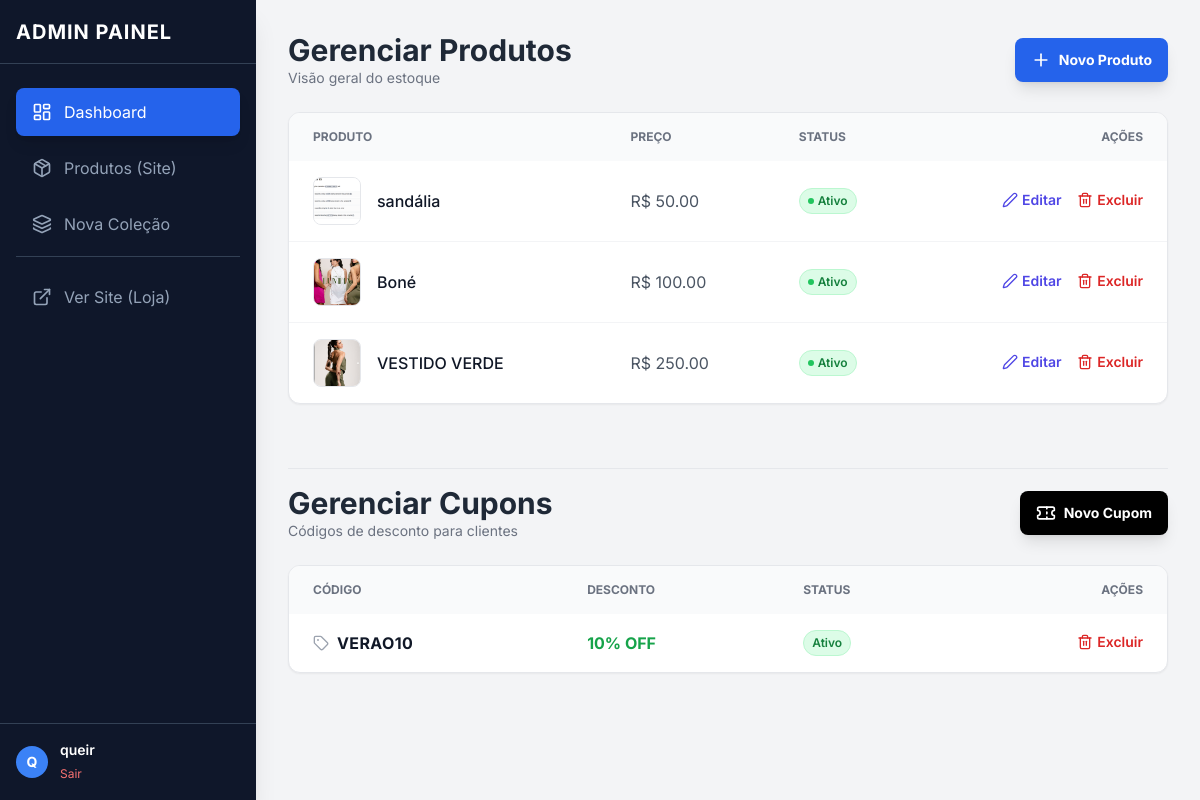
Before: /dashboard/ (signed in) with the older database file.
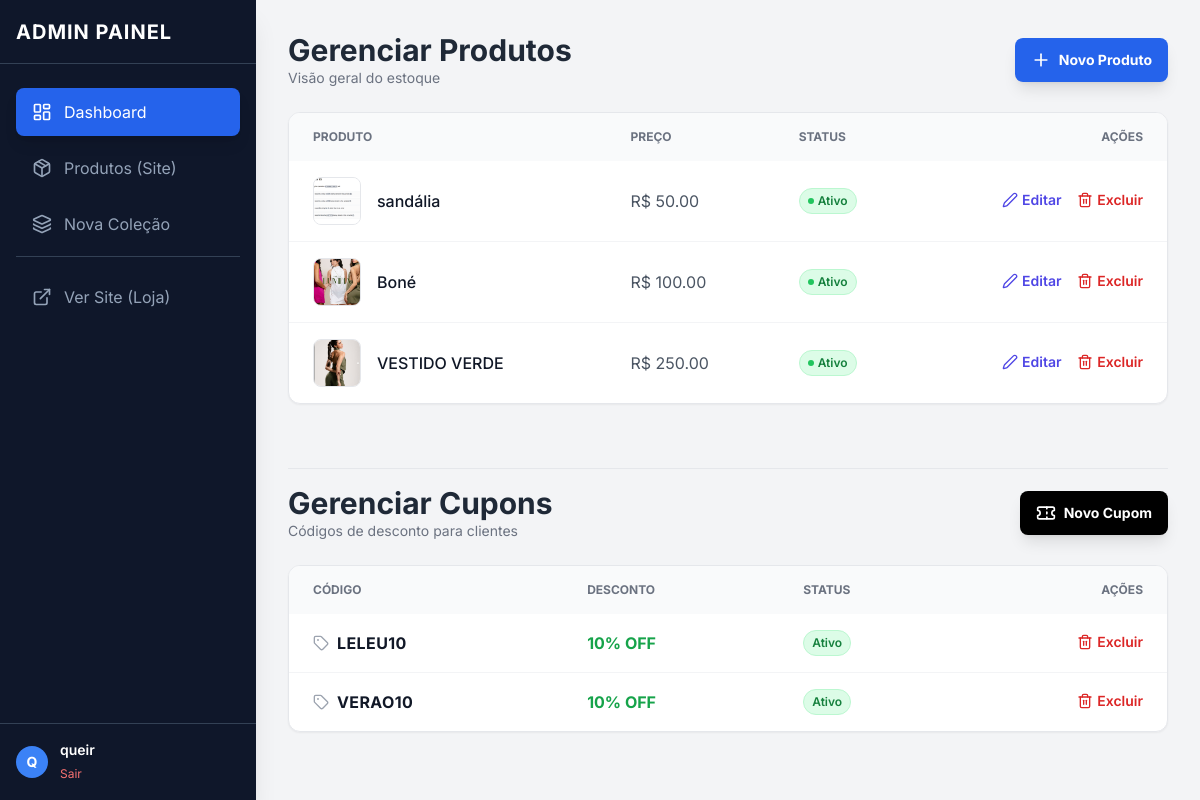
After: the same page with the newer database file.
### loja/models.py (models this page shows, shortened)
class Produto(models.Model):
    colecao = models.ForeignKey(Colecao, on_delete=models.CASCADE, related_name='produtos')
    nome = models.CharField(max_length=200)
    preco = models.DecimalField(max_digits=10, decimal_places=2)
    foto_principal = models.ImageField(upload_to='produtos/')
    descricao = models.TextField(blank=True, null=True)
    ativo = models.BooleanField(default=True)
    tamanhos = models.ManyToManyField(Tamanho, blank=True, related_name='produtos')

class Cupom(models.Model):
    codigo = models.CharField(max_length=20, unique=True)
    desconto_porcentagem = models.IntegerField(verbose_name="Desconto (%)")
    ativo = models.BooleanField(default=True)

### loja/views.py (the view)
# urls.py: path('dashboard/', dashboard, name='dashboard'),
@login_required(login_url='/admin/login/')
def dashboard(request):
    if not request.user.is_staff:
        return redirect('home')
    produtos = Produto.objects.all().order_by('-id')
    cupons = Cupom.objects.all().order_by('-id')
    context = {
        'produtos': produtos,
        'cupons': cupons
    }
    return render(request, 'loja/dashboard.html', context)

### loja/templates/loja/dashboard.html (shortened to what the changed rows need)
{% extends 'loja/admin_base.html' %}
{% block content %}
    <div class="flex flex-col md:flex-row md:justify-between md:items-center mb-6 gap-4">
        <div>
            <h2 class="text-2xl md:text-3xl font-bold text-gray-800">Gerenciar Produtos</h2>
        </div>
    </div>
    <div class="bg-white rounded-xl shadow-sm border border-gray-200 overflow-hidden mb-16">
        <div class="overflow-x-auto">
            <table class="w-full text-left border-collapse min-w-[600px]">
                <thead class="bg-gray-50 text-gray-500 uppercase text-xs font-semibold">
                    <tr>
                        <th class="px-6 py-4">Produto</th>
                        <th class="px-6 py-4">Preço</th>
                        <th class="px-6 py-4">Status</th>
                        <th class="px-6 py-4 text-right">Ações</th>
                    </tr>
                </thead>
                <tbody class="divide-y divide-gray-100">
                    {% for produto in produtos %}
                    <tr class="hover:bg-gray-50 transition">
                        <td class="px-6 py-4 flex items-center gap-4">
                            <div class="flex-shrink-0">
                                {% if produto.foto_principal %}
                                    <img src="{{ produto.foto_principal.url }}" class="w-10 h-10 md:w-12 md:h-12 rounded-lg object-cover border border-gray-200">
                                {% else %}
                                    <div class="w-10 h-10 md:w-12 md:h-12 rounded-lg bg-gray-200 flex items-center justify-center text-gray-400">?</div>
                                {% endif %}
                            </div>
                            <div class="min-w-0">
                                <p class="font-medium text-gray-900 truncate max-w-[150px] md:max-w-none">{{ produto.nome }}</p>
                            </div>
                        </td>
                        <td class="px-6 py-4 text-gray-600 whitespace-nowrap">
                            R$ {{ produto.preco }}
                        </td>
                        <td class="px-6 py-4 whitespace-nowrap">
                            {% if produto.ativo %}
                                <span class="px-2 py-1 rounded-full text-xs font-semibold bg-green-100 text-green-700 border border-green-200 flex items-center gap-1 w-fit">
                                    <span class="w-1.5 h-1.5 rounded-full bg-green-500"></span> Ativo
                                </span>
                            {% else %}
                                <span class="px-2 py-1 rounded-full text-xs font-semibold bg-red-100 text-red-700 border border-red-200 flex items-center gap-1 w-fit">
                                    <span class="w-1.5 h-1.5 rounded-full bg-red-500"></span> Inativo
                                </span>
                            {% endif %}
                        </td>
                        <td class="px-6 py-4 whitespace-nowrap text-right text-sm font-medium">
                            <a href="{% url 'produto_editar' produto.id %}" class="text-indigo-600 hover:text-indigo-900 mr-3 font-semibold inline-flex items-center gap-1">
                                <i data-lucide="edit-2" class="w-4 h-4"></i> Editar
                            </a>
                            <a href="#"
                               onclick="confirmarExclusao(event, '{% url 'produto_remover' produto.id %}', '{{ produto.nome }}', 'produto')"
                               class="text-red-600 hover:text-red-900 font-semibold inline-flex items-center gap-1">
                                <i data-lucide="trash-2" class="w-4 h-4"></i> Excluir
                            </a>
                        </td>
                    </tr>
                    {% endfor %}
                </tbody>
            </table>
        </div>
    </div>
    <div class="flex flex-col md:flex-row md:justify-between md:items-center mb-6 gap-4 pt-4 border-t border-gray-200">
        <div>
            <h2 class="text-2xl md:text-3xl font-bold text-gray-800">Gerenciar Cupons</h2>
        </div>
    </div>
    <div class="bg-white rounded-xl shadow-sm border border-gray-200 overflow-hidden mb-12">
        <div class="overflow-x-auto">
            <table class="w-full text-left border-collapse min-w-[600px]">
                <thead class="bg-gray-50 text-gray-500 uppercase text-xs font-semibold">
                    <tr>
                        <th class="px-6 py-4">Código</th>
                        <th class="px-6 py-4">Desconto</th>
                        <th class="px-6 py-4">Status</th>
                        <th class="px-6 py-4 text-right">Ações</th>
                    </tr>
                </thead>
                <tbody class="divide-y divide-gray-100">
                    {% for cupom in cupons %}
                    <tr class="hover:bg-gray-50 transition">
                        <td class="px-6 py-4">
                            <div class="flex items-center gap-2">
                                <i data-lucide="tag" class="w-4 h-4 text-gray-400"></i>
                                <span class="font-bold text-gray-900 uppercase tracking-wide">{{ cupom.codigo }}</span>
                            </div>
                        </td>
                        <td class="px-6 py-4 text-green-600 font-bold whitespace-nowrap">
                            {{ cupom.desconto_porcentagem }}% OFF
                        </td>
                        <td class="px-6 py-4 whitespace-nowrap">
                            {% if cupom.ativo %}
                                <span class="px-2 py-1 rounded-full text-xs font-semibold bg-green-100 text-green-700 border border-green-200 flex items-center gap-1 w-fit">
                                    Ativo
                                </span>
                            {% else %}
                                <span class="px-2 py-1 rounded-full text-xs font-semibold bg-red-100 text-red-700 border border-red-200 flex items-center gap-1 w-fit">
                                    Inativo
                                </span>
                            {% endif %}
                        </td>
                        <td class="px-6 py-4 whitespace-nowrap text-right text-sm font-medium">
                            <a href="#"
                               onclick="confirmarExclusao(event, '{% url 'cupom_remover' cupom.id %}', '{{ cupom.codigo }}', 'cupom')"
                               class="text-red-600 hover:text-red-900 font-semibold inline-flex items-center gap-1">
                                <i data-lucide="trash-2" class="w-4 h-4"></i> Excluir
                            </a>
                        </td>
                    </tr>
                    {% endfor %}
                </tbody>
            </table>
        </div>
    </div>
{% endblock %}

Changed rows visible on the page:
added Cupom: codigo "LELEU10", desconto_porcentagem "10", ativo "Ativo"
